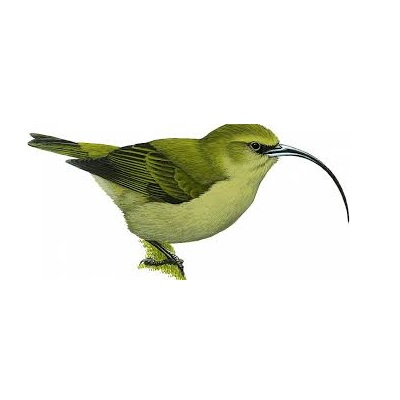
%> input picture images/bird0.jpg, 400 x 400 px; its folder holds only this picture in this run
$ octave createDataset.m   (GNU Octave 9; MATLAB toolbox functions it lacks are replaced by stand-ins)
%> lines starting %> are read from the running program, lines starting %| are printed output that depends on the picture; in (x1, y1, x2, y2) boxes, pixels count from 0 and x2, y2 are one past the last pixel; in counts of white or black regions, pixels touching at a corner belong together; the program's own positions count from 1
### SI_moment.m
function eta = SI_Moment(image, mask)
% Function to calculate the scale-invariant moment of interested image region
% Author:   Vishnu Muralidharan
% University of Alabama in Huntsville

% Inputs:   image: image: input image for which moments need to be calculated
%           mask: specifying this allows you to calculate moments for a
%           specified region
%
% Outputs:  cen_mmt = central moment of the specifed order fot the image
% Reference:  Visual Pattern Recognition by Moment Invariants


image = double(image);
if ~exist('mask','var')
    mask = ones(size(image,1),size(image,2)); %if mask is not defined select the whole image
end

% computation of central moments upto order order 3
for i=1:1:4
    for j=1:1:4
        nu(i,j) = Centr_Moment(image, mask,i-1,j-1);
    end
end

% computation of scale invariant moments using central monets of upto order
% 3
eta = zeros(3,3);
for i=1:1:4
    for j=1:1:4
        if i+j >= 4
            eta(i,j) = (double(nu(i,j))/(double(nu(1,1)).^(double((i+j)/2)))); %scale invariant moment matrix
        end
    end
end

### Hu_Moments.m
function inv_moments = Hu_Moments(eta)
% Function to calculate the Hu's moments of interested image region
% Author:   Vishnu Muralidharan
% University of Alabama in Huntsville

% Inputs:   eta: scale-invariant moment matrix of order 3
% Outputs:  inv_moments = array containing 7 invariant Hu's moments
% Reference:  Visual Pattern Recognition by Moment Invariants


%Calculation of various invariant Hu's moments
inv_moments(1) = eta(3,1) + eta(1,3);
inv_moments(2) = (eta(3,1) - eta(1,3))^2 + (4*eta(2,2)^2);
inv_moments(3) = (eta(4,1) - 3*eta(2,3))^2 + (3*eta(3,2) - eta(1,4))^2;
inv_moments(4) = (eta(4,1) + eta(2,3))^2 + (eta(3,1) + eta(1,4))^2;
inv_moments(5) = (eta(4,1) - 3*eta(2,3))*(eta(4,1) + eta(2,3))*((eta(4,1) + eta(2,3))^2 - 3*((eta(3,2) + eta(1,4))^2)) + (3*(eta(3,2) - eta(1,4)))*(eta(3,2) + eta(1,4))*(3*(eta(4,1) + eta(2,3))^2 - (eta(3,2) + eta(1,4))^2);
inv_moments(6) = (eta(3,1) - eta(1,3))*((eta(4,1)+eta(2,3))^2 - (eta(3,2)+ eta(1,4))^2) + 4*eta(2,2)*((eta(4,1) + eta(2,3))*(eta(3,2) + eta(1,4)));
inv_moments(7) = (3*eta(3,2) - eta(1,4))*(eta(4,1) + eta(2,3))*((eta(4,1) + eta(2,3))^2 - 3*(eta(3,2)-eta(1,4))^2) - (eta(4,1) - 3*eta(2,3))*(eta(3,2) + eta(1,4))*(3*(eta(4,1) + eta(2,3))^2 - (eta(3,2) + eta(1,4))^2);
end

### createDataset.m
%% Creating Dataset

clearvars; clc;

image_folder='C:\Users\isaim\Documents\MATLAB\images';
file_names = dir(fullfile(image_folder,'*.jpg'));
total_images = numel(file_names);
label =0;
etiket = 0;
for n=1:total_images
    f=fullfile(image_folder, file_names(n).name);
    orj_im = imread(f);
%> orj_im is the input picture: size 400x400x3 uint8; mean R, G, B 238.2, 238.9, 231.9
    %     figure, imshow(orj_im);

    gray_im=rgb2gray(orj_im);
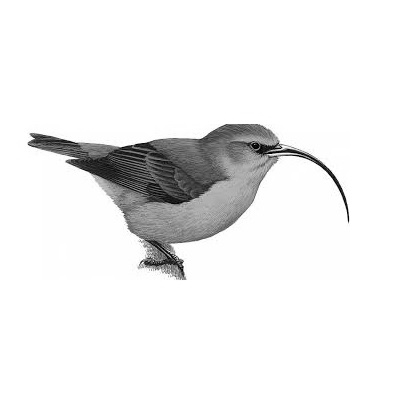
%> gray_im: size 400x400 uint8; min 0, max 255, mean 237.9
    zernike_im=gray_im; % for zernike
    gray_im2=gray_im;

    eta_mat = SI_moment(orj_im,gray_im2);
%> after the loop in SI_Moment, `for i=1:1:4`: nu = [5 4 25650 -1437992; 3 -4118 788052 -93113498; 6295 -377556 47232554 -5138497296; -2727 -13168022 1988388108 -262574216642]
%> after the loop in SI_Moment, `for i=1:1:4`: eta = [0 0 1026 -25723.6; 0 -164.7 14097.1 -744908; 251.8 -6753.9 377860.4 -18384046.8; -48.78 -105344.2 7113873.6 -420118746.6]
%> eta_mat has the same summary as eta in SI_Moment
    hu_arr = Hu_Moments(eta_mat);
%> hu_arr = [1277.8 707916.4 1.82e+09 846167038.1 2.62e+18 9.64e+11 5.69e+17]

    indisler=find(gray_im<50);
%> indisler = 2677 values from 11345 to 139421
    gray_im2(indisler)=0;
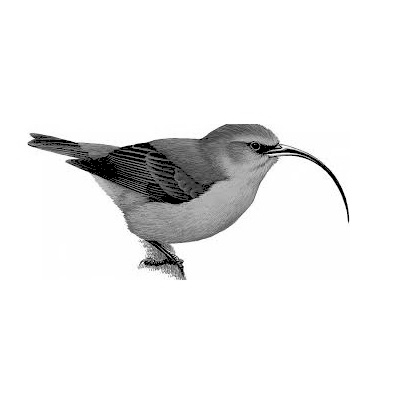
%> gray_im2: size 400x400 uint8; 1.67% of pixels changed, all inside (x1, y1, x2, y2) = (28, 136, 349, 274)

    bin_im=imbinarize(gray_im2);
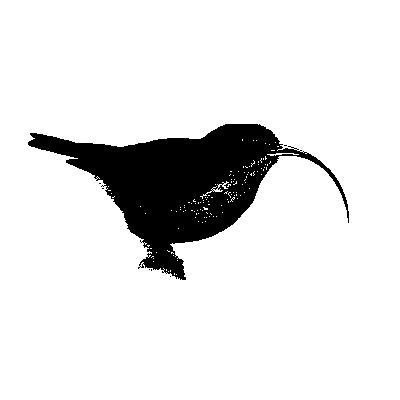
%> bin_im: size 400x400 logical; 88.8% white; 7 black regions (6 under 20 px), largest, box (x1, y1, x2, y2) and area: (28, 124, 349, 280) 17854
    bw_img=1.-bin_im;
%         figure, imshow(bw_img); %figure
    silme_sayisi= round(length(find(bw_img==1))/3);
%> silme_sayisi = 5955
    bw_img = bwareaopen(bw_img,silme_sayisi);
%> bw_img: size 400x400 logical; 11.2% white; 1 white region, box (x1, y1, x2, y2) and area: (28, 124, 349, 280) 17854

%        bw_img=imfill(bw_img,'holes');
         figure, imshow(bw_img); %figure
    %     Zernike Moment
         n1 = 4; m = 2;           % Define the order and the repetition of the moment
         p = zernike_im;
         p = logical(not(p));
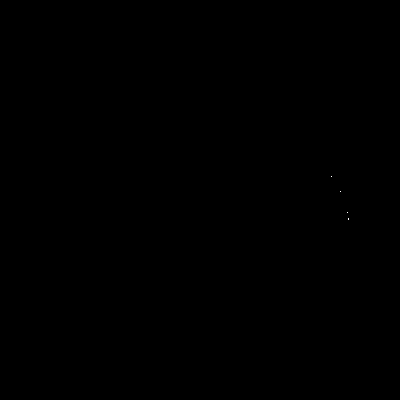
%> p: size 400x400 logical; 0% white in thin lines or dots, all inside (x1, y1, x2, y2) = (331, 176, 349, 220)
%> (the run ends here)

$ run again, on images/bird4.jpg
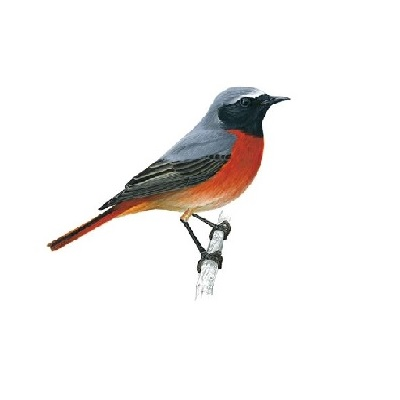
%> input picture images/bird4.jpg, 400 x 400 px
%> orj_im is the input picture: size 400x400x3 uint8; mean R, G, B 243.3, 241.4, 240.5
%> `gray_im=rgb2gray(orj_im);`:
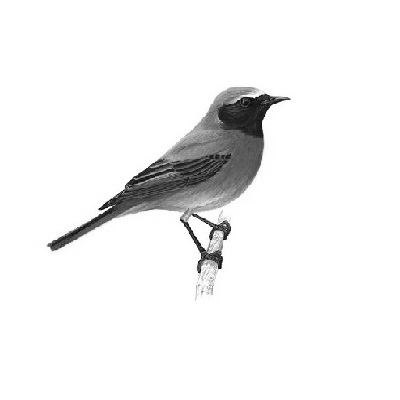
%> gray_im: size 400x400 uint8; min 0, max 255, mean 241.9
%> after the loop in SI_Moment, `for i=1:1:4`: nu = [0 NaN NaN NaN; NaN NaN NaN NaN; NaN NaN NaN NaN; NaN NaN NaN NaN]
%> after the loop in SI_Moment, `for i=1:1:4`: eta = [0 0 NaN NaN; 0 NaN NaN NaN; NaN NaN NaN NaN; NaN NaN NaN NaN]
%> eta_mat has the same summary as eta in SI_Moment
%> hu_arr = [NaN NaN NaN NaN NaN NaN NaN]
%> indisler = 2603 values from 20647 to 114500
%> gray_im2: size 400x400 uint8; 1.63% of pixels changed, all inside (x1, y1, x2, y2) = (51, 95, 287, 273)
%> `bin_im=imbinarize(gray_im2);`:
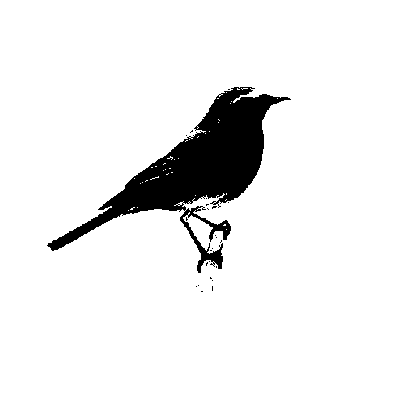
%> bin_im: size 400x400 logical; 92.4% white; 24 black regions (23 under 20 px), largest, box (x1, y1, x2, y2) and area: (47, 87, 291, 273) 12028
%> silme_sayisi = 4029
%> p: size 400x400 logical; 0% white in thin lines or dots, all inside (x1, y1, x2, y2) = (207, 223, 208, 224)

$ run again, on images/bird5.jpg
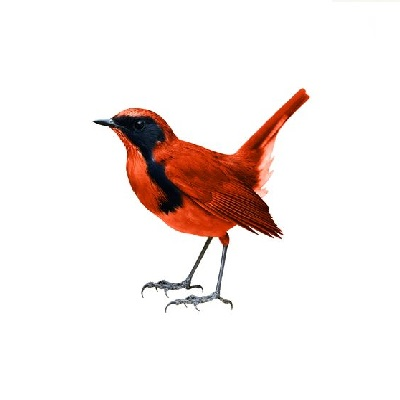
%> input picture images/bird5.jpg, 400 x 400 px
%> orj_im is the input picture: size 400x400x3 uint8; mean R, G, B 243.8, 234.9, 232.6
%> `gray_im=rgb2gray(orj_im);`:
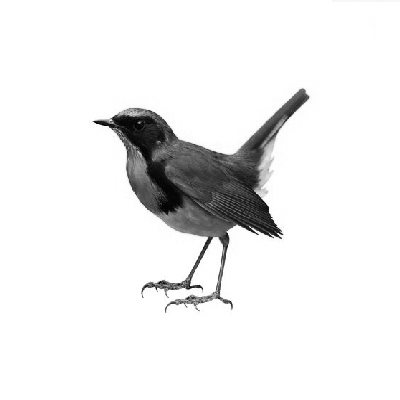
%> gray_im: size 400x400 uint8; min 0, max 255, mean 237.3
%> after the loop in SI_Moment, `for i=1:1:4`: nu = [16 5 4071 -164269; 15 5727 -221529 11545119; 9191 -306485 15343163 -780558941; -438273 20927175 -1026956289 53353139223]
%> after the loop in SI_Moment, `for i=1:1:4`: eta = [0 0 15.9 -160.4; 0 22.37 -216.3 2818.6; 35.9 -299.3 3745.9 -47641.5; -428 5109.2 -62680.4 814104.3]
%> eta_mat has the same summary as eta in SI_Moment
%> hu_arr = [51.8 2401.9 592731.4 430675.7 2.29e+11 30583219.9 2.75e+11]
%> indisler = 4278 values from 37722 to 120502
%> gray_im2: size 400x400 uint8; 2.67% of pixels changed, all inside (x1, y1, x2, y2) = (94, 101, 302, 306)
%> `bin_im=imbinarize(gray_im2);`:
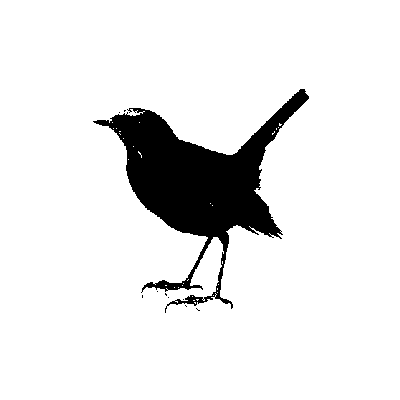
%> bin_im: size 400x400 logical; 90.7% white; 10 black regions (9 under 20 px), largest, box (x1, y1, x2, y2) and area: (93, 89, 309, 313) 14819
%> silme_sayisi = 4946
%> p: size 400x400 logical; 0% white in thin lines or dots, all inside (x1, y1, x2, y2) = (135, 126, 137, 127)
